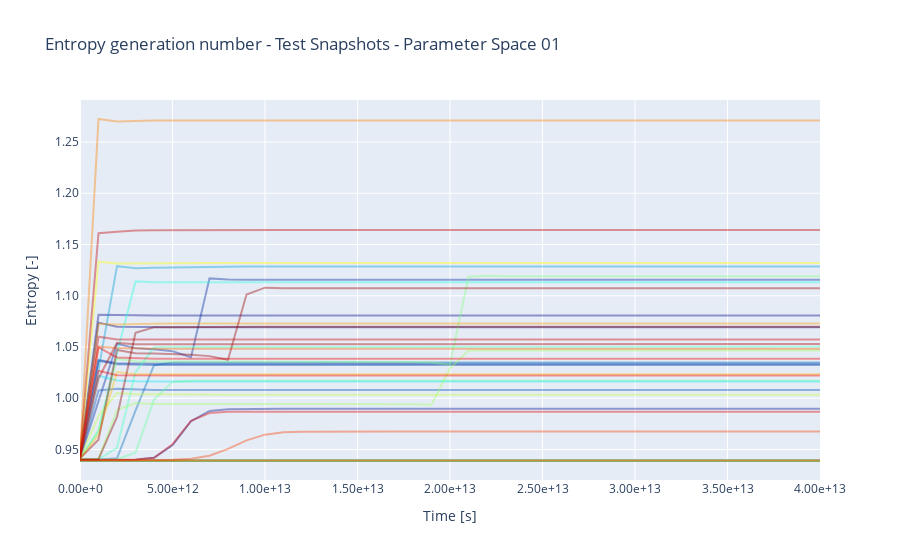

Here is the notebook cell this chart was saved with:
### Markdown cell above
### Plot entropy generation number

### Code cell
fig = go.Figure()

for idx_snap, entropies in enumerate(entropy_gen_number):
    fig.add_trace(go.Scatter(x=list(comsol_data_ref.times.values()),
                             y=entropies,
                                mode='lines',
                                name=f"{idx_snap:03d}",
                                opacity=0.4,
                            line=dict(color=colors[idx_snap])
                ))
    
fig.update_layout(
    xaxis_tickformat='.2e',  # Format x-axis numbers to 2 decimal places
    yaxis_tickformat='.2f',  # Format y-axis numbers to 2 decimal places
    showlegend=False,        # Hide the legend
    title=f"Entropy generation number - {DATA_TYPE} Snapshots - Parameter Space {PARAMETER_SPACE}",       # Optional: add a title
    xaxis_title="Time [s]",    # Optional: label for x-axis
    yaxis_title="Entropy [-]"     # Optional: label for y-axis
)
if IS_EXPORT:
    fig.write_image(export_folder/ f"{DATA_TYPE}_EntropyGenerationNumber.png")
    fig.write_html(export_folder/ f"{DATA_TYPE}_EntropyGenerationNumber.html")
fig.show()
